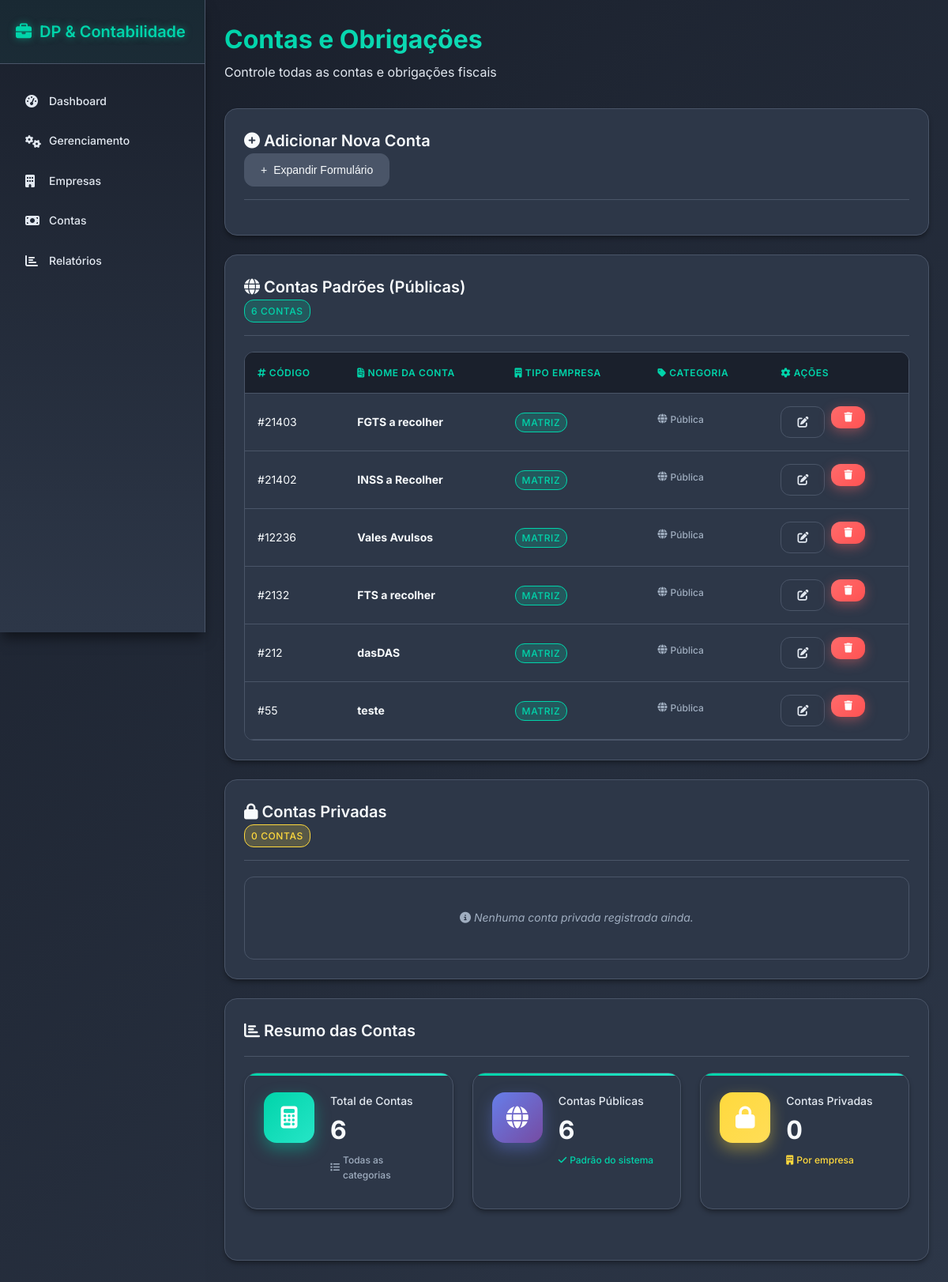
The page /contas on the database as committed earlier.
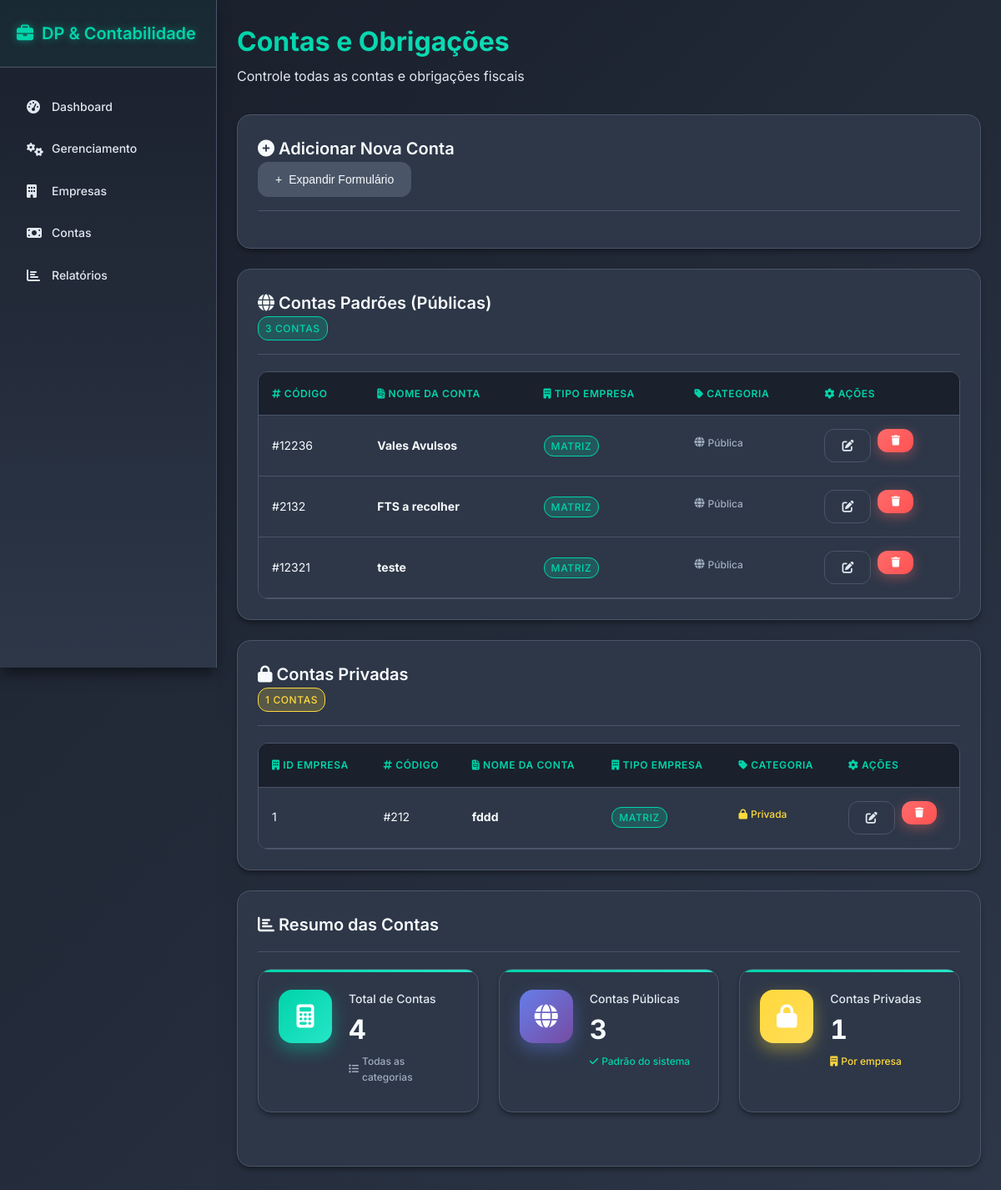
The same page on the database as committed later.
### tables this page shows
CREATE TABLE contas_modelos (
    id INTEGER PRIMARY KEY AUTOINCREMENT ,
    conta_nome VARCHAR(60) DEFAULT "RANDOM" UNIQUE,
    conta_codigo VARCHAR(10) NOT NULL UNIQUE,
    conta_tipo VARCHAR(15) DEFAULT "MATRIZ"
    );

CREATE TABLE contas_privadas (
    id INTEGER PRIMARY KEY AUTOINCREMENT,
    empresa_id INT NOT NULL,
    conta_nome VARCHAR(60) DEFAULT "RANDOM",
    conta_codigo VARCHAR(10) NOT NULL UNIQUE,
    conta_tipo VARCHAR(15) DEFAULT "MATRIZ",
    FOREIGN KEY (empresa_id) REFERENCES empresas(empresa_id)
    );

### routes/contas.py (the view)
@contas_bp.route("/contas", methods=["GET"])
def return_page():
    contas, contas_privadas = Contas.retornar_contas()
    return render_template("contas.html", contas=contas, contas_privadas=contas_privadas)

### utils/db_comands.py (called while the page is built)
def execute_command(command, value=None):
    conn = sqlite3.connect(CAMINHO_DB)
    conn.row_factory = sqlite3.Row
    cursor = conn.cursor()
    if value is None:
        cursor.execute(command)
    else:
        cursor.execute(command, value)
    conn.commit()
    if command.strip().upper().startswith("SELECT"):
        rows = cursor.fetchall()
        return [dict(row) for row in rows]
    else:
        return cursor.lastrowid

### utils/func_contas.py (called while the page is built)
    @staticmethod
    def retornar_contas():
        contas = execute_command("SELECT * FROM contas_modelos")
        contas_privadas = execute_command("SELECT * FROM contas_privadas")
        return contas, contas_privadas

### templates/contas.html (shortened to what this page needs)
{% extends "base.html" %}
{% block content %}
<section id="contas" class="tab-content active">
  <div class="page-header">
    <h1>Contas e Obrigações</h1>
    <p>Controle todas as contas e obrigações fiscais</p>
  </div>
  <div class="content-card">
    <div class="card-header">
      <h3><i class="fas fa-plus-circle"></i> Adicionar Nova Conta</h3>
      <div class="card-actions">
        <button type="button" class="btn btn-secondary" onclick="toggleForm('contaFormContainer')">
          <span id="toggle-icon-contaFormContainer">+</span> Expandir Formulário
        </button>
      </div>
    </div>
  </div>
  <div class="content-card">
    <div class="card-header">
      <h3><i class="fas fa-globe"></i> Contas Padrões (Públicas)</h3>
      <div class="card-actions">
        <span class="status-badge status-active">{{ contas|length if contas else 0 }} contas</span>
      </div>
    </div>
    <div class="table-container">
      {% if contas %}
      <table class="data-table">
        <thead>
          <tr>
            <th><i class="fas fa-hashtag"></i> Código</th>
            <th><i class="fas fa-file-invoice"></i> Nome da Conta</th>
            <th><i class="fas fa-building"></i> Tipo Empresa</th>
            <th><i class="fas fa-tag"></i> Categoria</th>
            <th><i class="fas fa-cog"></i> Ações</th>
          </tr>
        </thead>
        <tbody>
          {% for conta in contas %}
          <tr>
            <td>#{{ conta.conta_codigo }}</td>
            <td><strong>{{ conta.conta_nome }}</strong></td>
            <td>
              <span class="status-badge {% if conta.conta_tipo == 'Matriz' %}status-active{% else %}status-pending{% endif %}">
                {{ conta.conta_tipo }}
              </span>
            </td>
            <td><span class="metric-change neutral"><i class="fas fa-globe"></i> Pública</span></td>
            <td>
              <div class="card-actions">
                <button type="button" class="btn btn-outline" data-toggle-edit="editForm-publica-{{ conta.conta_codigo }}">
                  <i class="fas fa-edit"></i>
                </button>
                <form action="{{ url_for('contas.delete_conta') }}" method="post" style="display:inline;" onsubmit="return confirm('Tem certeza que deseja excluir esta conta?');">
                  <button type="submit" class="btn btn-danger"><i class="fas fa-trash"></i></button>
                </form>
              </div>
            </td>
          </tr>
          {% endfor %}
        </tbody>
      </table>
      {% else %}
      <p class="info-text"><i class="fas fa-info-circle"></i> Nenhuma conta pública registrada ainda.</p>
      {% endif %}
    </div>
  </div>
  <div class="content-card">
    <div class="card-header">
      <h3><i class="fas fa-lock"></i> Contas Privadas</h3>
      <div class="card-actions">
        <span class="status-badge status-pending">{{ contas_privadas|length if contas_privadas else 0 }} contas</span>
      </div>
    </div>
    <div class="table-container">
      {% if contas_privadas %}
      <table class="data-table">
        <thead>
          <tr>
            <th><i class="fas fa-building"></i> ID Empresa</th>
            <th><i class="fas fa-hashtag"></i> Código</th>
            <th><i class="fas fa-file-invoice"></i> Nome da Conta</th>
            <th><i class="fas fa-building"></i> Tipo Empresa</th>
            <th><i class="fas fa-tag"></i> Categoria</th>
            <th><i class="fas fa-cog"></i> Ações</th>
          </tr>
        </thead>
        <tbody>
          {% for conta in contas_privadas %}
          <tr>
            <td>{{ conta.empresa_id }}</td>
            <td>#{{ conta.conta_codigo }}</td>
            <td><strong>{{ conta.conta_nome }}</strong></td>
            <td>
              <span class="status-badge {% if conta.conta_tipo == 'Matriz' %}status-active{% else %}status-pending{% endif %}">
                {{ conta.conta_tipo }}
              </span>
            </td>
            <td><span class="metric-change warning"><i class="fas fa-lock"></i> Privada</span></td>
            <td>
              <div class="card-actions">
                <button type="button" class="btn btn-outline" data-toggle-edit="editForm-privada-{{ conta.empresa_id }}-{{ conta.conta_codigo }}">
                  <i class="fas fa-edit"></i>
                </button>
                <form action="{{ url_for('contas.delete_conta') }}" method="post" style="display:inline;" onsubmit="return confirm('Tem certeza que deseja excluir esta conta privada?');">
                  <button type="submit" class="btn btn-danger"><i class="fas fa-trash"></i></button>
                </form>
              </div>
            </td>
          </tr>
          {% endfor %}
        </tbody>
      </table>
      {% else %}
      <p class="info-text"><i class="fas fa-info-circle"></i> Nenhuma conta privada registrada ainda.</p>
      {% endif %}
    </div>
  </div>
  <div class="content-card">
    <div class="card-header"><h3><i class="fas fa-chart-bar"></i> Resumo das Contas</h3></div>
    <div class="dashboard-grid" style="grid-template-columns: repeat(auto-fit, minmax(250px, 1fr));">
      <div class="metric-card">
        <div class="metric-icon contas"><i class="fas fa-calculator"></i></div>
        <div class="metric-content">
          <h3>Total de Contas</h3>
          <div class="metric-value">{{ (contas|length if contas else 0) + (contas_privadas|length if contas_privadas else 0) }}</div>
          <div class="metric-change neutral"><i class="fas fa-list"></i> Todas as categorias</div>
        </div>
      </div>
      <div class="metric-card">
        <div class="metric-icon empresas"><i class="fas fa-globe"></i></div>
        <div class="metric-content">
          <h3>Contas Públicas</h3>
          <div class="metric-value">{{ contas|length if contas else 0 }}</div>
          <div class="metric-change positive"><i class="fas fa-check"></i> Padrão do sistema</div>
        </div>
      </div>
      <div class="metric-card">
        <div class="metric-icon pendentes"><i class="fas fa-lock"></i></div>
        <div class="metric-content">
          <h3>Contas Privadas</h3>
          <div class="metric-value">{{ contas_privadas|length if contas_privadas else 0 }}</div>
          <div class="metric-change warning"><i class="fas fa-building"></i> Por empresa</div>
        </div>
      </div>
    </div>
  </div>
</section>
{% endblock %}

### templates/base.html (shortened to what this page needs)
<!DOCTYPE html>
<html lang="pt-BR">
<head>
  <link rel="stylesheet" href="{{ url_for('static', filename='style.css') }}">
  <link rel="stylesheet" href="https://cdnjs.cloudflare.com/ajax/libs/font-awesome/6.4.2/css/all.min.css">
</head>
<body>
  <div class="app-container">
    <nav class="sidebar">
      <div class="sidebar-header">
        <h2><i class="fas fa-briefcase"></i> DP & Contabilidade</h2>
      </div>
      <ul class="nav-menu">
        <li class="nav-item {% if aba == 'dashboard' %}active{% endif %}">
          <a href="{{ url_for('dashboard.return_dashboard') }}"><i class="fas fa-tachometer-alt"></i> Dashboard</a>
        </li>
        <li class="nav-item {% if aba == 'gerenciamento' %}active{% endif %}">
          <a href="{{ url_for('gerenciamento.return_page') }}"><i class="fas fa-cogs"></i> Gerenciamento</a>
        </li>
        <li class="nav-item {% if aba == 'empresas' %}active{% endif %}">
          <a href="{{ url_for('empresas.return_page') }}"><i class="fas fa-building"></i> Empresas</a>
        </li>
        <li class="nav-item {% if aba == 'contas' %}active{% endif %}">
          <a href="{{ url_for('contas.return_page') }}"><i class="fas fa-money-bill"></i> Contas</a>
        </li>
        <li class="nav-item {% if aba == 'relatorios' %}active{% endif %}">
          <a href="{{ url_for('relatorios.return_page') }}"><i class="fas fa-chart-bar"></i> Relatórios</a>
        </li>
      </ul>
    </nav>
    <main class="main-content">
      {% block content %}{% endblock %}
    </main>
  </div>
</body>
</html>

Rows that differ between the two databases and show on the page:
removed contas_modelos: conta_codigo "21403", conta_nome "FGTS a recolher", conta_tipo "MATRIZ"
removed contas_modelos: conta_codigo "21402", conta_nome "INSS a Recolher", conta_tipo "MATRIZ"
removed contas_modelos: conta_codigo "212", conta_nome "dasDAS", conta_tipo "MATRIZ"
removed contas_modelos: conta_codigo "55", conta_nome "teste", conta_tipo "MATRIZ"
added contas_modelos: conta_codigo "12321", conta_nome "teste", conta_tipo "MATRIZ"
added contas_privadas: empresa_id "1", conta_codigo "212", conta_nome "fddd", conta_tipo "MATRIZ"
Other text that changed with them:
{{ contas|length if contas else 0 }}: "6" → "3"
{{ contas_privadas|length if contas_privadas else 0 }}: "0" → "1"
text no longer shown: "6 Nenhuma conta privada registrada ainda."
text now shown: "ID EMPRESA CÓDIGO NOME DA CONTA TIPO EMPRESA CATEGORIA AÇÕES 4"
